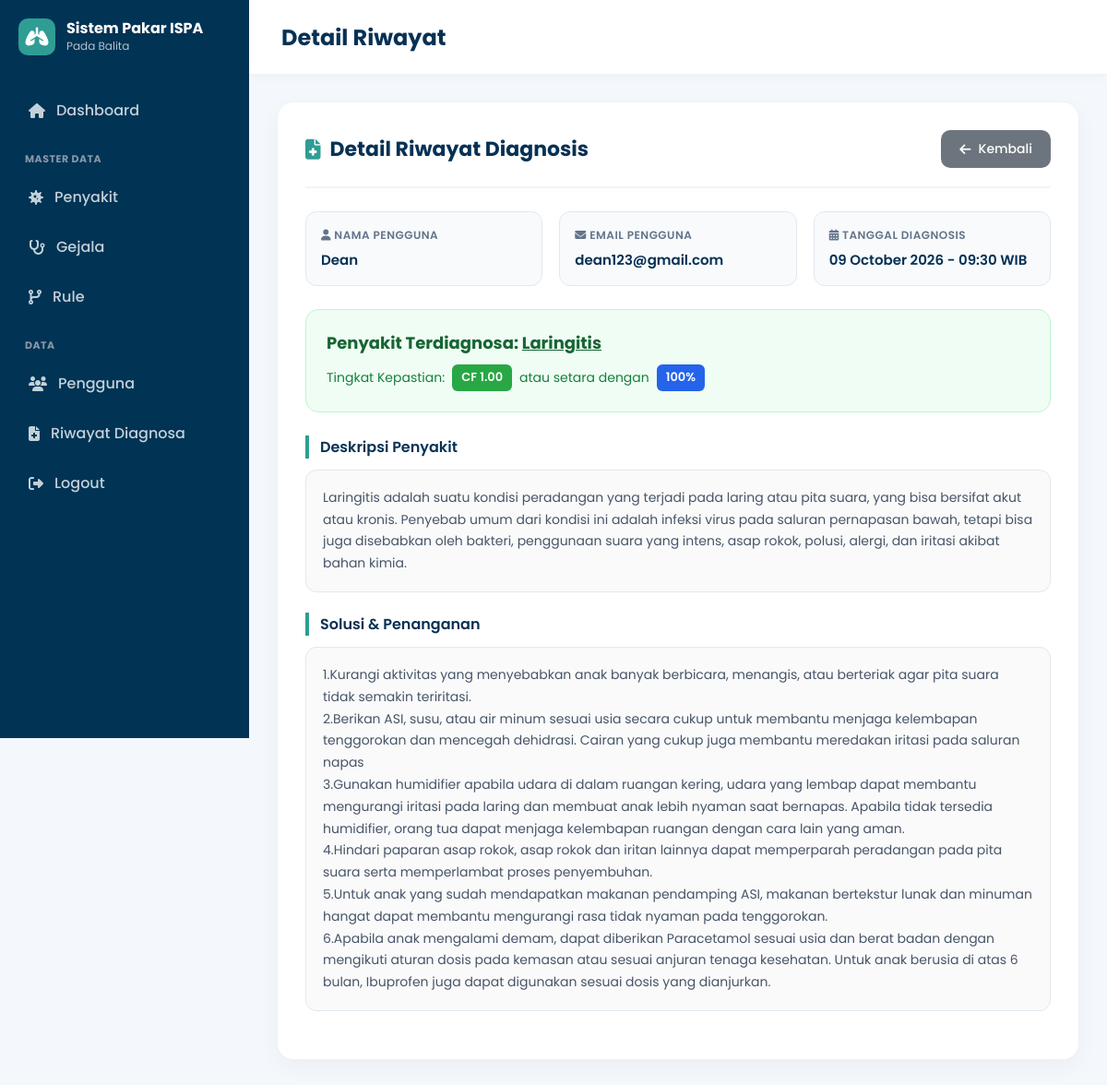
Page /proses/riwayat/detail.php?id_hasil=2 on the committed database.
### tables this page shows
CREATE TABLE `tb_hasil_diagnosis` (
  `id_hasil` int(11) NOT NULL,
  `id_konsultasi` int(11) DEFAULT NULL,
  `id_user` int(11) NOT NULL,
  `id_penyakit` int(11) NOT NULL,
  `nilai_cf` decimal(5,4) NOT NULL,
  `persentase` decimal(5,2) NOT NULL,
  `tanggal_diagnosis` datetime NOT NULL DEFAULT current_timestamp()
);

CREATE TABLE `tb_user` (
  `id_user` int(11) NOT NULL,
  `nama_lengkap` varchar(100) NOT NULL,
  `username` varchar(50) NOT NULL,
  `email` varchar(100) NOT NULL,
  `password` varchar(255) NOT NULL,
  `no_hp` varchar(20) DEFAULT NULL,
  `alamat` text DEFAULT NULL,
  `foto` varchar(255) DEFAULT 'default.png',
  `role` enum('admin','user') DEFAULT 'user',
  `created_at` timestamp NOT NULL DEFAULT current_timestamp()
);

CREATE TABLE `tb_penyakit` (
  `id_penyakit` int(11) NOT NULL,
  `kode_penyakit` varchar(10) NOT NULL,
  `nama_penyakit` varchar(100) NOT NULL,
  `deskripsi` text NOT NULL,
  `gejala_umum` text DEFAULT NULL,
  `penanganan` text NOT NULL,
  `gambar` varchar(255) DEFAULT 'default.png',
  `created_at` timestamp NOT NULL DEFAULT current_timestamp()
);

### proses/riwayat/detail.php (the view, shortened to what this page needs)
<?php
require_once "../../config/koneksi.php";
class DetailRiwayat
{
    private $db;
    private $idRiwayat;
    private $data = null;
    public function __construct($dbConnection, $id)
    {
        $this->db = $dbConnection;
        $this->idRiwayat = trim($id);
    }
    public function isValidInput(): bool
    {
        return !empty($this->idRiwayat);
    }
    public function loadDetailData(): bool
    {
        $sql1 = "SELECT r.*, u.nama_lengkap AS nama_user, u.email, p.nama_penyakit, p.deskripsi, p.penanganan
                 FROM tb_hasil_diagnosis r
                 LEFT JOIN tb_user u ON r.id_user = u.id_user
                 LEFT JOIN tb_penyakit p ON r.id_penyakit = p.id_penyakit
                 WHERE r.id_hasil = ? LIMIT 1";
        if ($stmt = mysqli_prepare($this->db, $sql1)) {
            mysqli_stmt_bind_param($stmt, "s", $this->idRiwayat);
            mysqli_stmt_execute($stmt);
            $result = mysqli_stmt_get_result($stmt);
            if ($row = mysqli_fetch_assoc($result)) {
                $this->data = $row;
                return true;
            }
        }
        return false;
    }
    public function getData(): ?array
    {
        return $this->data;
    }
    public function getNilaiCF(): float
    {
        return (float) ($this->data['nilai_cf'] ?? $this->data['cf'] ?? 0);
    }
    public function getPersentase(): float
    {
        if (isset($this->data['persentase'])) {
            return (float) $this->data['persentase'];
        }
        return $this->getNilaiCF() * 100;
    }
    public function getFormattedTanggal(): string
    {
        $rawDate = $this->data['tanggal_diagnosa'] ?? $this->data['tanggal'] ?? date('Y-m-d H:i:s');
        return date('d F Y - H:i', strtotime($rawDate)) . ' WIB';
    }
}
$idInput = $_GET['id_hasil'] ?? $_GET['id'] ?? '';
$detailModel = new DetailRiwayat($conn, $idInput);
if (!$detailModel->isValidInput() || !$detailModel->loadDetailData()) {
    echo "<script>
            alert('Data riwayat tidak ditemukan!');
            window.location.href='../../admin/riwayat.php';
          </script>";
    exit();
}
$data = $detailModel->getData();
if (file_exists("../../includes/sidebar.php")) {
    include "../../includes/sidebar.php";
}
?>
<!DOCTYPE html>
<html lang="id">
<head>
    <link rel="stylesheet" href="https://cdnjs.cloudflare.com/ajax/libs/font-awesome/6.6.0/css/all.min.css">
</head>
<body>
    <div class="main-content">
        <div class="topbar">
            <div class="topbar-left">
                <h2>Detail Riwayat</h2>
            </div>
        </div>
        <div class="content">
            <div class="card">
                <div class="card-header">
                    <h3><i class="fa-solid fa-file-medical" style="color: #2F9D94;"></i> Detail Riwayat Diagnosis</h3>
                    <a href="../../admin/riwayat.php" class="btn-back">
                        <i class="fa-solid fa-arrow-left"></i> Kembali
                    </a>
                </div>
                <div class="info-grid">
                    <div class="info-box">
                        <label><i class="fa-solid fa-user me-1"></i> Nama Pengguna</label>
                        <p><?= htmlspecialchars($data['nama_user'] ?? $data['nama'] ?? 'Umum'); ?></p>
                    </div>
                    <div class="info-box">
                        <label><i class="fa-solid fa-envelope me-1"></i> Email Pengguna</label>
                        <p><?= htmlspecialchars($data['email'] ?? '-'); ?></p>
                    </div>
                    <div class="info-box">
                        <label><i class="fa-solid fa-calendar-days me-1"></i> Tanggal Diagnosis</label>
                        <p><?= htmlspecialchars($detailModel->getFormattedTanggal()); ?></p>
                    </div>
                </div>
                <div class="result-box">
                    <h4>Penyakit Terdiagnosa: <u><?= htmlspecialchars($data['nama_penyakit'] ?? 'Tidak Diketahui'); ?></u></h4>
                    <p>
                        <span>Tingkat Kepastian:</span>
                        <span class="badge-cf">CF <?= number_format($detailModel->getNilaiCF(), 2); ?></span>
                        <span>atau setara dengan</span>
                        <span class="badge-percent"><?= round($detailModel->getPersentase()); ?>%</span>
                    </p>
                </div>
                <?php if (!empty($data['deskripsi'])) : ?>
                    <div class="section-title">Deskripsi Penyakit</div>
                    <div class="content-block">
                        <?= nl2br(htmlspecialchars($data['deskripsi'])); ?>
                    </div>
                <?php endif; ?>
                <?php if (!empty($data['penanganan'])) : ?>
                    <div class="section-title">Solusi & Penanganan</div>
                    <div class="content-block">
                        <?= nl2br(htmlspecialchars($data['penanganan'])); ?>
                    </div>
                <?php endif; ?>
            </div>
        </div>
    </div>
</body>
</html>

### proses/riwayat/detail.php (style rules this page uses)
* { margin: 0; padding: 0; box-sizing: border-box; font-family: 'Poppins', sans-serif; }
body { background: #F4F7FB; color: #2C3E50; overflow-x: hidden; }
.main-content { margin-left: 270px; min-height: 100vh; transition: all 0.3s ease; }
.topbar { height: 80px; background: #FFF; display: flex; align-items: center; padding: 0 35px; box-shadow: 0 2px 12px rgba(0, 0, 0, .04); position: sticky; top: 0; z-index: 99; }
.topbar-left { display: flex; align-items: center; gap: 15px; }
.topbar h2 { color: #063154; font-size: 24px; font-weight: 700; }
.content { padding: 30px; }
.card { background: #FFF; border-radius: 18px; padding: 30px; box-shadow: 0 8px 25px rgba(0, 0, 0, .04); max-width: 900px; margin: 0 auto; border: 1px solid #EEF2F7; }
.card-header { display: flex; justify-content: space-between; align-items: center; border-bottom: 2px solid #F1F5F9; padding-bottom: 20px; margin-bottom: 25px; gap: 15px; flex-wrap: wrap; }
.card-header h3 { color: #063154; font-size: 22px; font-weight: 700; display: flex; align-items: center; gap: 10px; }
.btn-back { display: inline-flex; align-items: center; gap: 8px; text-decoration: none; background: #6C757D; color: #FFF; padding: 10px 20px; border-radius: 10px; font-size: 14px; font-weight: 500; transition: .25s; }
.info-grid { display: grid; grid-template-columns: repeat(auto-fit, minmax(240px, 1fr)); gap: 18px; margin-bottom: 25px; }
.info-box { background: #F8FAFC; padding: 16px; border-radius: 12px; border: 1px solid #E2E8F0; }
.info-box label { font-size: 12px; color: #64748B; font-weight: 600; display: block; margin-bottom: 6px; text-transform: uppercase; letter-spacing: 0.5px; }
.info-box p { font-size: 15px; color: #063154; font-weight: 600; word-break: break-word; margin: 0; }
.result-box { background: #F0FDF4; border: 1px solid #BBF7D0; border-radius: 14px; padding: 22px; margin-bottom: 25px; }
.result-box h4 { color: #166534; font-size: 18px; margin-bottom: 10px; word-break: break-word; }
.result-box p { color: #15803D; font-size: 14px; line-height: 1.6; display: flex; align-items: center; gap: 8px; flex-wrap: wrap; }
.badge-cf { background: #28A745; color: #FFF; padding: 4px 10px; border-radius: 6px; font-size: 13px; font-weight: 600; display: inline-block; }
.badge-percent { background: #2563EB; color: #FFF; padding: 4px 10px; border-radius: 6px; font-size: 13px; font-weight: 600; display: inline-block; }
.section-title { font-size: 16px; font-weight: 600; color: #063154; margin-bottom: 12px; border-left: 4px solid #2F9D94; padding-left: 12px; }
.content-block { background: #FAFAFA; border: 1px solid #E2E8F0; padding: 18px; border-radius: 12px; font-size: 14px; color: #475569; line-height: 1.7; margin-bottom: 22px; word-break: break-word; }

### rows in the picture
tb_hasil_diagnosis: id_user.nama_lengkap "Dean", id_user.email "dean123@gmail.com", id_penyakit.nama_penyakit "Laringitis", nilai_cf "1.00", persentase "100", id_penyakit.deskripsi "Laringitis adalah suatu kondisi peradangan yang terjadi pada laring atau pita suara, yang bisa bersifat akut atau kronis. Penyebab umum dari kondisi ini adalah infeksi virus pada saluran pernapasan bawah, tetapi bisa juga disebabkan oleh bakteri, penggunaan suara yang intens, asap rokok, polusi, alergi, dan iritasi akibat bahan kimia.", id_penyakit.penanganan "1.Kurangi aktivitas yang menyebabkan anak banyak berbicara, menangis, atau berteriak agar pita suara tidak semakin teriritasi. 2.Berikan ASI, susu, atau air minum sesuai usia secara cukup untuk membantu menjaga kelembapan tenggorokan dan mencegah dehidrasi. Cairan yang cukup juga membantu meredakan iritasi pada saluran napas 3.Gunakan humidifier apabila udara di dalam ruangan kering, udara yang lembap dapat membantu mengurangi iritasi pada laring dan membuat anak lebih nyaman saat bernapas. Apabila tidak tersedia humidifier, orang tua dapat menjaga kelembapan ruangan dengan cara lain yang aman. 4.Hindari paparan asap rokok, asap rokok dan iritan lainnya dapat memperparah peradangan pada…"

### other values in the picture
$detailModel->getFormattedTanggal() "09 October 2026 - 09:30 WIB"
